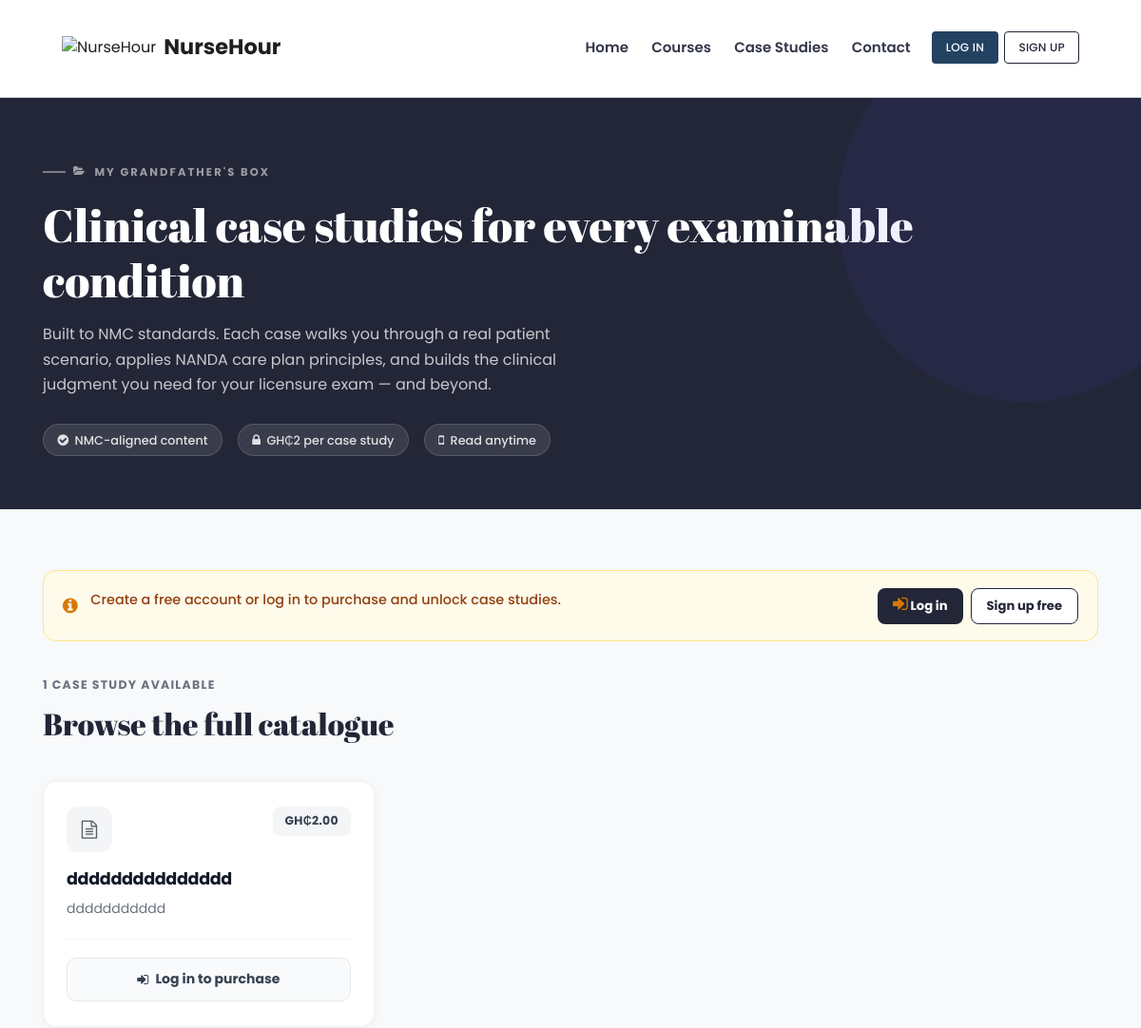
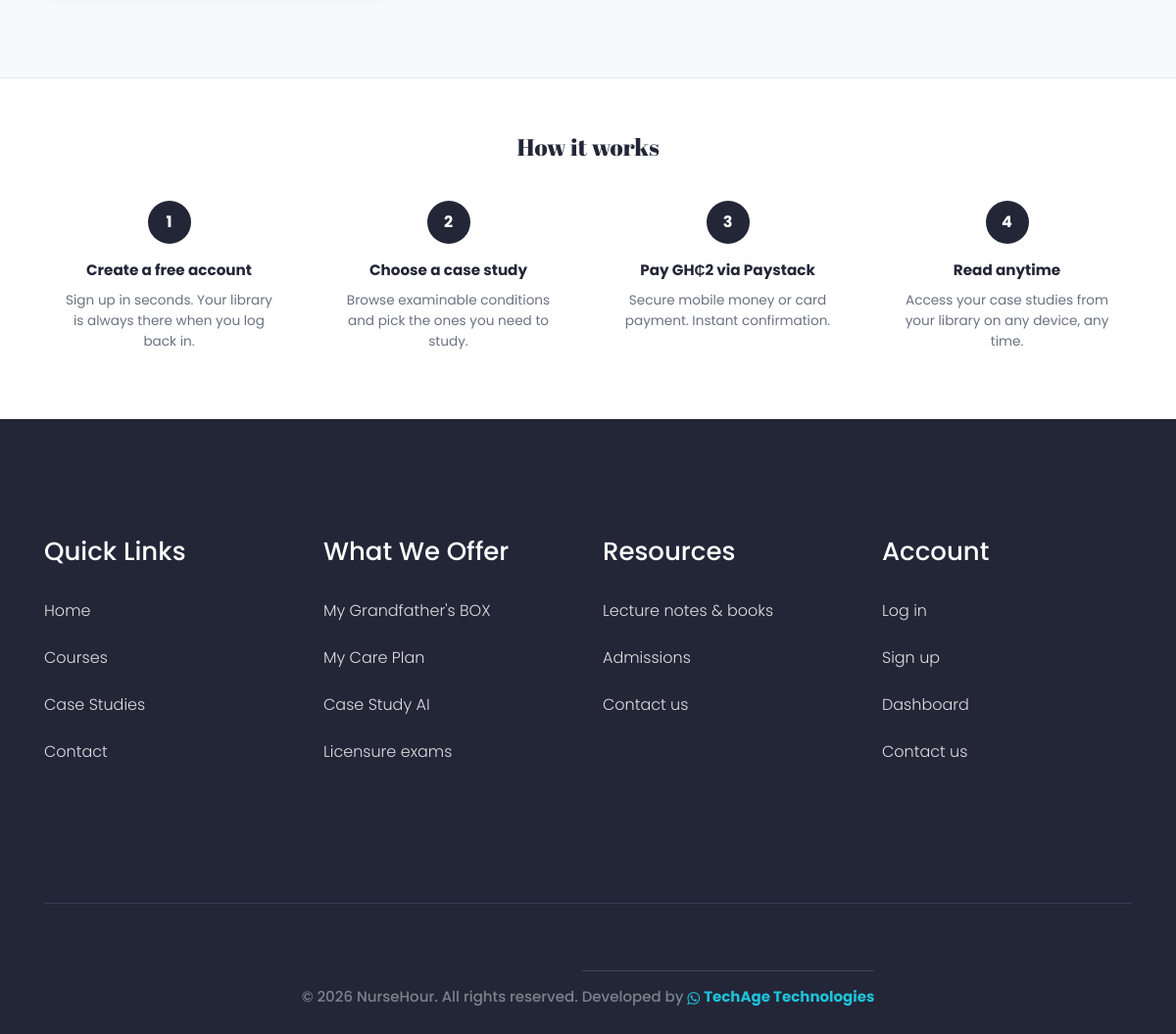
/case-studies/, run on the app's committed database (2 pictures, top to bottom).
### website/models.py (models this page shows)
class CaseStudy(models.Model):
    title = models.CharField(max_length=255)
    scenario = models.TextField(blank=True)
    content = models.TextField(blank=True)
    file_url = models.URLField(blank=True, max_length=500, help_text='Optional: Supabase case_study bucket URL or external link')
    created_at = models.DateTimeField(auto_now_add=True)
    class Meta:
        ordering = ['-created_at']

### website/views.py (the view)
# urls.py: path('case-studies/', views.public_case_studies, name='public_case_studies'),
def public_case_studies(request):
    all_cases = CaseStudy.objects.all()
    owned_ids = set()
    if request.user.is_authenticated:
        email = (request.user.email or '').strip().lower()
        owned_ids = set(CaseStudyAccess.objects.filter(user_email=email).values_list('case_study_id', flat=True))
    return render(request, 'website/public_case_studies.html', {
        'all_case_studies': all_cases,
        'owned_ids': owned_ids,
        'case_study_price': 2,
        'paystack_public_key': settings.PAYSTACK_PUBLIC_KEY,
    })

### templates/website/public_case_studies.html (shortened to what this page needs)
{% extends 'base.html' %}
{% load static %}
{% block content %}
<section class="cs-hero">
  <div class="container">
    <p class="cs-hero__kicker"><i class="fa fa-folder-open" aria-hidden="true"></i> My Grandfather's BOX</p>
    <h1 class="cs-hero__title">Clinical case studies for every examinable condition</h1>
    <p class="cs-hero__sub">Built to NMC standards. Each case walks you through a real patient scenario, applies NANDA care plan principles, and builds the clinical judgment you need for your licensure exam — and beyond.</p>
    <div class="cs-hero__meta">
      <span class="cs-hero__badge"><i class="fa fa-check-circle" aria-hidden="true"></i> NMC-aligned content</span>
      <span class="cs-hero__badge"><i class="fa fa-lock" aria-hidden="true"></i> GH&#x20B5;2 per case study</span>
      <span class="cs-hero__badge"><i class="fa fa-mobile" aria-hidden="true"></i> Read anytime</span>
    </div>
  </div>
</section>
<section class="cs-catalogue">
  <div class="container">
    {% if not user.is_authenticated %}
    <div class="cs-login-banner">
      <i class="fa fa-info-circle" aria-hidden="true"></i>
      <p class="cs-login-banner__text">Create a free account or log in to purchase and unlock case studies.</p>
      <div class="cs-login-banner__btns">
        <a href="{% url 'website:login' %}?next={% url 'website:public_case_studies' %}" class="cs-login-banner__btn cs-login-banner__btn--login"><i class="fa fa-sign-in"></i> Log in</a>
        <a href="{% url 'website:signup' %}?next={% url 'website:public_case_studies' %}" class="cs-login-banner__btn cs-login-banner__btn--signup">Sign up free</a>
      </div>
    </div>
    {% endif %}
    <div class="cs-catalogue__header">
      <p class="cs-catalogue__count">{{ all_case_studies|length }} case stud{% if all_case_studies|length == 1 %}y{% else %}ies{% endif %} available</p>
      <h2 class="cs-catalogue__title">Browse the full catalogue</h2>
    </div>
    {% if all_case_studies %}
    <div class="cs-grid">
      {% for cs in all_case_studies %}
      <article class="cs-card">
        <div class="cs-card__inner">
          <div class="cs-card__head">
            <div class="cs-card__icon">
              <i class="fa fa-file-text-o" aria-hidden="true"></i>
            </div>
            {% if cs.id in owned_ids %}
            <span class="cs-card__badge cs-card__badge--owned"><i class="fa fa-check-circle"></i> Owned</span>
            {% else %}
            <span class="cs-card__badge cs-card__badge--price">GH&#x20B5;{{ case_study_price }}.00</span>
            {% endif %}
          </div>
          <h3 class="cs-card__title">{{ cs.title }}</h3>
          {% if cs.scenario %}
          <p class="cs-card__scenario">{{ cs.scenario|truncatechars:180 }}</p>
          {% else %}
          <p class="cs-card__scenario">A clinical scenario covering an examinable condition according to NMC standards. Purchase to access the full case and care plan.</p>
          {% endif %}
          <div class="cs-card__footer">
            {% if cs.id in owned_ids %}
            <a href="{% url 'website:case_studies' %}" class="cs-card__cta cs-card__cta--owned">
              <i class="fa fa-book" aria-hidden="true"></i> Open in library
            </a>
            {% else %}
            <a href="{% url 'website:login' %}?next={% url 'website:public_case_studies' %}" class="cs-card__cta cs-card__cta--login">
              <i class="fa fa-sign-in" aria-hidden="true"></i> Log in to purchase
            </a>
            {% endif %}
          </div>
        </div>
      </article>
      {% endfor %}
    </div>
    {% else %}
    <div class="cs-empty">
      <div class="cs-empty__icon"><i class="fa fa-folder-open" aria-hidden="true"></i></div>
      <h3 class="cs-empty__title">No case studies yet</h3>
      <p class="cs-empty__text">We're adding new cases regularly. Check back soon!</p>
    </div>
    {% endif %}
  </div>
</section>
<section class="cs-how">
  <div class="container">
    <h2 class="cs-how__title">How it works</h2>
    <div class="row justify-content-center">
      <div class="col-md-3 col-sm-6">
        <div class="cs-how__step">
          <div class="cs-how__step__num">1</div>
          <p class="cs-how__step__title">Create a free account</p>
          <p class="cs-how__step__text">Sign up in seconds. Your library is always there when you log back in.</p>
        </div>
      </div>
      <div class="col-md-3 col-sm-6">
        <div class="cs-how__step">
          <div class="cs-how__step__num">2</div>
          <p class="cs-how__step__title">Choose a case study</p>
          <p class="cs-how__step__text">Browse examinable conditions and pick the ones you need to study.</p>
        </div>
      </div>
      <div class="col-md-3 col-sm-6">
        <div class="cs-how__step">
          <div class="cs-how__step__num">3</div>
          <p class="cs-how__step__title">Pay GH&#x20B5;2 via Paystack</p>
          <p class="cs-how__step__text">Secure mobile money or card payment. Instant confirmation.</p>
        </div>
      </div>
      <div class="col-md-3 col-sm-6">
        <div class="cs-how__step">
          <div class="cs-how__step__num">4</div>
          <p class="cs-how__step__title">Read anytime</p>
          <p class="cs-how__step__text">Access your case studies from your library on any device, any time.</p>
        </div>
      </div>
    </div>
  </div>
</section>
{% endblock %}

### templates/base.html (style rules this page uses)
html, body { max-width: 100%; overflow-x: hidden; }

### data on the page
CaseStudy: case_study_price "2", title "ddddddddddddddd", scenario "ddddddddddd", shows "Log in to purchase"

### other printed values
{{ all_case_studies|length }} "1"
